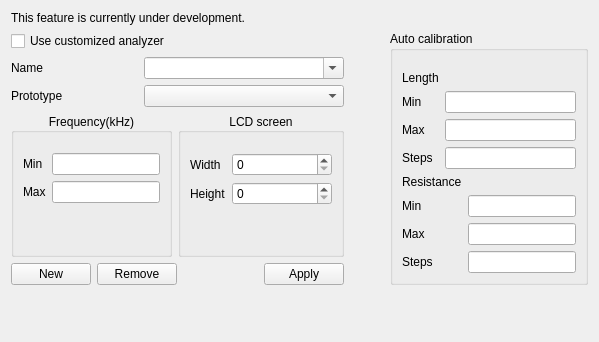
     <widget class="QWidget" name="Custom">
      <attribute name="title">
       <string>Custom Analyzer</string>
      </attribute>
      <layout class="QFormLayout" name="formLayout_10">
       <item row="0" column="0">
        <widget class="QLabel" name="customizeUnderDevelopmentLabel">
         <property name="text">
          <string>This feature is currently under development.</string>
         </property>
         <property name="wordWrap">
          <bool>false</bool>
         </property>
        </widget>
       </item>
       <item row="1" column="0">
        <layout class="QHBoxLayout" name="horizontalLayout_34">
         <item>
          <layout class="QVBoxLayout" name="verticalLayout_12">
           <item>
            <layout class="QVBoxLayout" name="verticalLayout_11">
             <item>
              <widget class="QCheckBox" name="customizeCheckBox">
               <property name="text">
                <string>Use customized analyzer</string>
               </property>
              </widget>
             </item>
             <item>
              <layout class="QHBoxLayout" name="horizontalLayout_31">
               <item>
                <widget class="QLabel" name="label_18">
                 <property name="text">
                  <string>Name</string>
                 </property>
                </widget>
               </item>
               <item>
                <widget class="QComboBox" name="comboBoxName">
                 <property name="minimumSize">
                  <size>
                   <width>200</width>
                   <height>0</height>
                  </size>
                 </property>
                 <property name="editable">
                  <bool>true</bool>
                 </property>
                </widget>
               </item>
              </layout>
             </item>
             <item>
              <layout class="QHBoxLayout" name="horizontalLayout_32">
               <item>
                <widget class="QLabel" name="label_19">
                 <property name="text">
                  <string>Prototype</string>
                 </property>
                </widget>
               </item>
               <item>
                <widget class="QComboBox" name="comboBoxPrototype">
                 <property name="minimumSize">
                  <size>
                   <width>200</width>
                   <height>0</height>
                  </size>
                 </property>
                </widget>
               </item>
              </layout>
             </item>
             <item>
              <layout class="QHBoxLayout" name="horizontalLayout_27">
               <item>
                <widget class="QGroupBox" name="groupBox_13">
                 <property name="title">
                  <string>Frequency(kHz)</string>
                 </property>
                 <property name="alignment">
                  <set>Qt::AlignmentFlag::AlignCenter</set>
                 </property>
                 <layout class="QFormLayout" name="formLayout_2">
                  <property name="topMargin">
                   <number>20</number>
                  </property>
                  <item row="0" column="0">
                   <widget class="QLabel" name="label_20">
                    <property name="text">
                     <string>Min</string>
                    </property>
                   </widget>
                  </item>
                  <item row="1" column="0">
                   <widget class="QLabel" name="label_21">
                    <property name="text">
                     <string>Max</string>
                    </property>
                   </widget>
                  </item>
                  <item row="0" column="1">
                   <widget class="QLineEdit" name="lineEditMin"/>
                  </item>
                  <item row="1" column="1">
                   <widget class="QLineEdit" name="lineEditMax"/>
                  </item>
                 </layout>
                </widget>
               </item>
               <item>
                <widget class="QGroupBox" name="groupBox_14">
                 <property name="title">
                  <string>LCD screen</string>
                 </property>
                 <property name="alignment">
                  <set>Qt::AlignmentFlag::AlignCenter</set>
                 </property>
                 <layout class="QFormLayout" name="formLayout_4">
                  <property name="topMargin">
                   <number>20</number>
                  </property>
                  <item row="0" column="0">
                   <widget class="QLabel" name="label_22">
                    <property name="text">
                     <string>Width</string>
                    </property>
                   </widget>
                  </item>
                  <item row="0" column="1">
                   <widget class="QSpinBox" name="spinBoxWidth">
                    <property name="minimumSize">
                     <size>
                      <width>100</width>
                      <height>0</height>
                     </size>
                    </property>
                    <property name="maximum">
                     <number>10000</number>
                    </property>
                   </widget>
                  </item>
                  <item row="1" column="0">
                   <widget class="QLabel" name="label_23">
                    <property name="text">
                     <string>Height</string>
                    </property>
                   </widget>
                  </item>
                  <item row="1" column="1">
                   <widget class="QSpinBox" name="spinBoxHeight">
                    <property name="minimumSize">
                     <size>
                      <width>100</width>
                      <height>0</height>
                     </size>
                    </property>
                    <property name="maximum">
                     <number>10000</number>
                    </property>
                   </widget>
                  </item>
                 </layout>
                </widget>
               </item>
              </layout>
             </item>
            </layout>
           </item>
           <item>
            <layout class="QHBoxLayout" name="horizontalLayout_33">
             <item>
              <widget class="QPushButton" name="btnAdd">
               <property name="text">
                <string>New</string>
               </property>
              </widget>
             </item>
             <item>
              <widget class="QPushButton" name="btnRemove">
               <property name="text">
                <string>Remove</string>
               </property>
              </widget>
             </item>
             <item>
              <spacer name="horizontalSpacer_5">
               <property name="orientation">
                <enum>Qt::Orientation::Horizontal</enum>
               </property>
               <property name="sizeHint" stdset="0">
                <size>
                 <width>40</width>
                 <height>20</height>
                </size>
               </property>
              </spacer>
             </item>
             <item>
              <widget class="QPushButton" name="btnAply">
               <property name="text">
                <string>Apply</string>
               </property>
              </widget>
             </item>
            </layout>
           </item>
          </layout>
         </item>
         <item>
          <spacer name="horizontalSpacer_7">
           <property name="orientation">
            <enum>Qt::Orientation::Horizontal</enum>
           </property>
           <property name="sizeHint" stdset="0">
            <size>
             <width>40</width>
             <height>20</height>
            </size>
           </property>
          </spacer>
         </item>
         <item>
          <widget class="QGroupBox" name="groupBox">
           <property name="title">
            <string>Auto calibration</string>
           </property>
           <layout class="QVBoxLayout" name="verticalLayout_13">
            <property name="topMargin">
             <number>20</number>
            </property>
            <item>
             <layout class="QGridLayout" name="gridLayout">
              <item row="0" column="0">
               <widget class="QLabel" name="label_28">
                <property name="text">
                 <string>Length</string>
                </property>
               </widget>
              </item>
              <item row="1" column="0">
               <widget class="QLabel" name="label_25">
                <property name="text">
                 <string>Min</string>
                </property>
               </widget>
              </item>
              <item row="1" column="1">
               <widget class="QLineEdit" name="lineEditMinLength"/>
              </item>
              <item row="2" column="0">
               <widget class="QLabel" name="label_26">
                <property name="text">
                 <string>Max</string>
                </property>
               </widget>
              </item>
              <item row="2" column="1">
               <widget class="QLineEdit" name="lineEditMaxLength"/>
              </item>
              <item row="3" column="0">
               <widget class="QLabel" name="label_27">
                <property name="text">
                 <string>Steps</string>
                </property>
               </widget>
              </item>
              <item row="3" column="1">
               <widget class="QLineEdit" name="lineEditStepLength"/>
              </item>
             </layout>
            </item>
            <item>
             <layout class="QGridLayout" name="gridLayout_2">
              <item row="0" column="0">
               <widget class="QLabel" name="label_32">
                <property name="text">
                 <string>Resistance</string>
                </property>
               </widget>
              </item>
              <item row="1" column="0">
               <widget class="QLabel" name="label_29">
                <property name="text">
                 <string>Min</string>
                </property>
               </widget>
              </item>
              <item row="1" column="1">
               <widget class="QLineEdit" name="lineEditMinR"/>
              </item>
              <item row="2" column="0">
               <widget class="QLabel" name="label_30">
                <property name="text">
                 <string>Max</string>
                </property>
               </widget>
              </item>
              <item row="2" column="1">
               <widget class="QLineEdit" name="lineEditMaxR"/>
              </item>
              <item row="3" column="0">
               <widget class="QLabel" name="label_31">
                <property name="text">
                 <string>Steps</string>
                </property>
               </widget>
              </item>
              <item row="3" column="1">
               <widget class="QLineEdit" name="lineEditStepR"/>
              </item>
             </layout>
            </item>
           </layout>
          </widget>
         </item>
        </layout>
       </item>
       <item row="2" column="0">
        <spacer name="verticalSpacer_customAnalyzer">
         <property name="orientation">
          <enum>Qt::Orientation::Vertical</enum>
         </property>
         <property name="sizeHint" stdset="0">
          <size>
           <width>20</width>
           <height>40</height>
          </size>
         </property>
        </spacer>
       </item>
      </layout>
     </widget>
